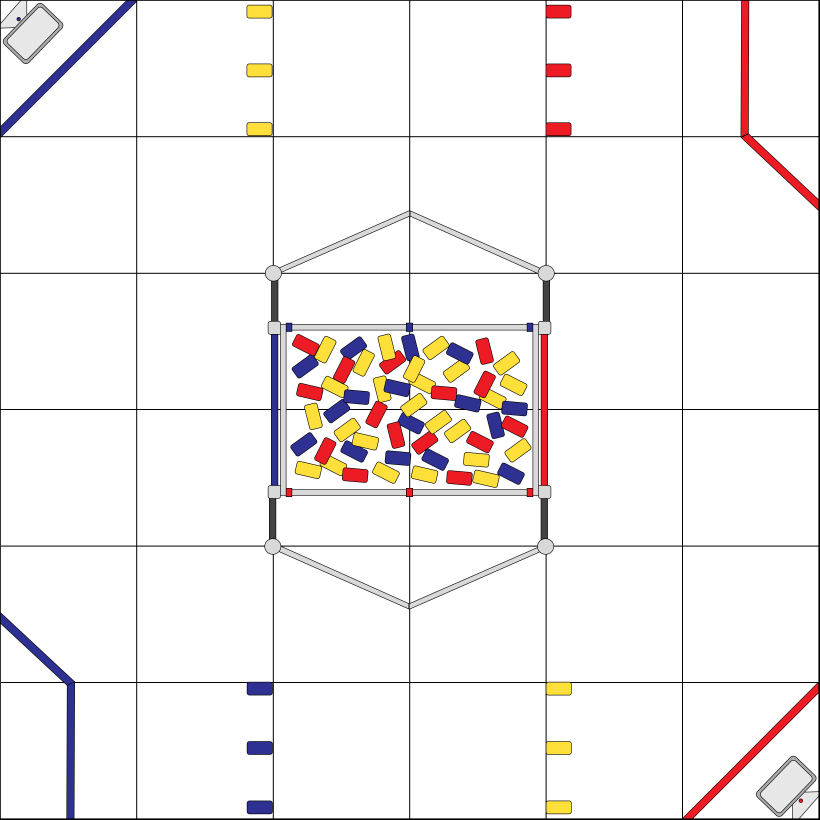
#> input picture 24-25-INTO-THE-DEEP/bouncyFTC/into-the-deep.png, 4096 x 4096 px (shown at 1/5 size)
$ jupyter execute main.ipynb
#> lines starting #> are read from the running program, lines starting #| are printed output that depends on the picture
[cell 1]
import numpy as np
import matplotlib.pyplot as plt
from PIL import Image
import time
def spline_fit(x0, dx0, x1, dx1):
    a = 2 * x0 + dx0 - 2 * x1 + dx1
    b = -3 * x0 - 2 * dx0 + 3 * x1 - dx1
    c = dx0
    d = x0
    return a, b, c, d
def spline_get(spline, u):
    a, b, c, d = spline
    return a * u**3 + b * u**2 + c * u + d
def spline_deriv(spline, u):
    a, b, c, d = spline
    return 3 * a * u**2 + 2 * b * u + c
image=Image.open("into-the-deep.png")
#> image is the input picture: PIL image 4096x4096 RGBA; mean R, G, B, A 244.5, 241.2, 240.5, 255
image=image.resize((144, 144), Image.Resampling.LANCZOS)
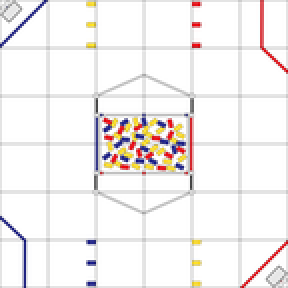
#> image: PIL image 144x144 RGBA (shown 2 times larger); mean R, G, B, A 243.7, 240.4, 239.6, 255
# plt.imshow(np.rot90(np.array(image),2),extent=[-137,7,-80,66])
plt.imshow(np.rot90(np.array(image),2),extent=[-137,7,-80,66])
# plt.imshow(np.rot90(np.array(image),3),extent=[-72,72,-72,72])
plt.scatter(0,0)
u = np.linspace(0, 1, 100)
trajectory = [
    [0, 0, 0, 0, 0],
    [2, -31, 0, 0, 0],
    [4.5, -31, 0, 0, 0],
    [4.5, -31, 0, 125, 125],
    [6.5, -52, 42, 100, 0],
    [8, -5, 42, 0, 0],
    [8, -5, 42, -50, -50],
    [9.5, -52, 53, 100, 0],
    [11, -5, 53, 0, 0],

    [12, -5, 37, 50, 0],
    [13, -5, 37, 0, 0],

    [14.5, -31, -4, 0, 0],
    [17, -31, -4, 0, 0],

    [18.5, -5, 37, 0, 0],
    [19.5, -5, 37, 0, 0],

    [21, -31, -8, 0, 0],
    [23.5, -31, -8, 0, 0],

    [25, 0, 37, 0, 0],
    [26, 0, 37, 0, 0],

    [27.5, -31, -12, 0, 0],
    [29, -31, -12, 0, 0]
]
# 创建一个颜色映射
colors = plt.cm.rainbow(np.linspace(0, 1, len(trajectory)))
for i in range(1, len(trajectory)):
    if trajectory[i][0]==trajectory[i-1][0]:
        continue
    x_spline = spline_fit(trajectory[i - 1][1]-trajectory[0][1],trajectory[i - 1][3],trajectory[i][1]-trajectory[0][1],trajectory[i][3])
    y_spline = spline_fit(trajectory[i - 1][2]-trajectory[0][2],trajectory[i - 1][4],trajectory[i][2]-trajectory[0][2],trajectory[i][4])
    plt.plot(spline_get(x_spline, u), spline_get(y_spline, u),color=colors[i])
plt.title('Trajectory')
plt.xlabel('x [in]')
plt.ylabel('y [in]')
plt.show()
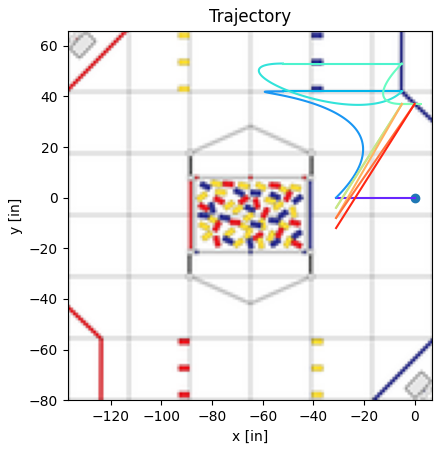
#> figure drawn by matplotlib, 1 panel
